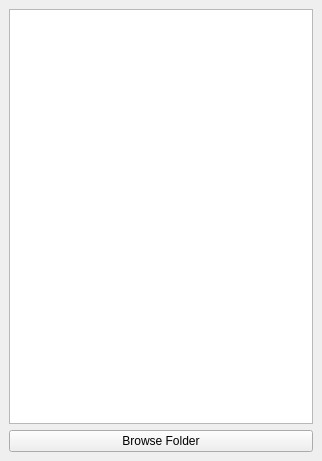
<?xml version="1.0" encoding="UTF-8"?>
<ui version="4.0">
 <class>MainWindow</class>
 <widget class="QMainWindow" name="MainWindow">
  <property name="geometry">
   <rect>
    <x>0</x>
    <y>0</y>
    <width>322</width>
    <height>461</height>
   </rect>
  </property>
  <property name="windowTitle">
   <string>MainWindow</string>
  </property>
  <widget class="QWidget" name="centralwidget">
   <layout class="QVBoxLayout" name="verticalLayout">
    <item>
     <widget class="QListWidget" name="listWidget"/>
    </item>
    <item>
     <widget class="QPushButton" name="btnBrowse">
      <property name="text">
       <string>Browse Folder</string>
      </property>
     </widget>
    </item>
   </layout>
  </widget>
 </widget>
 <resources/>
 <connections/>
</ui>
